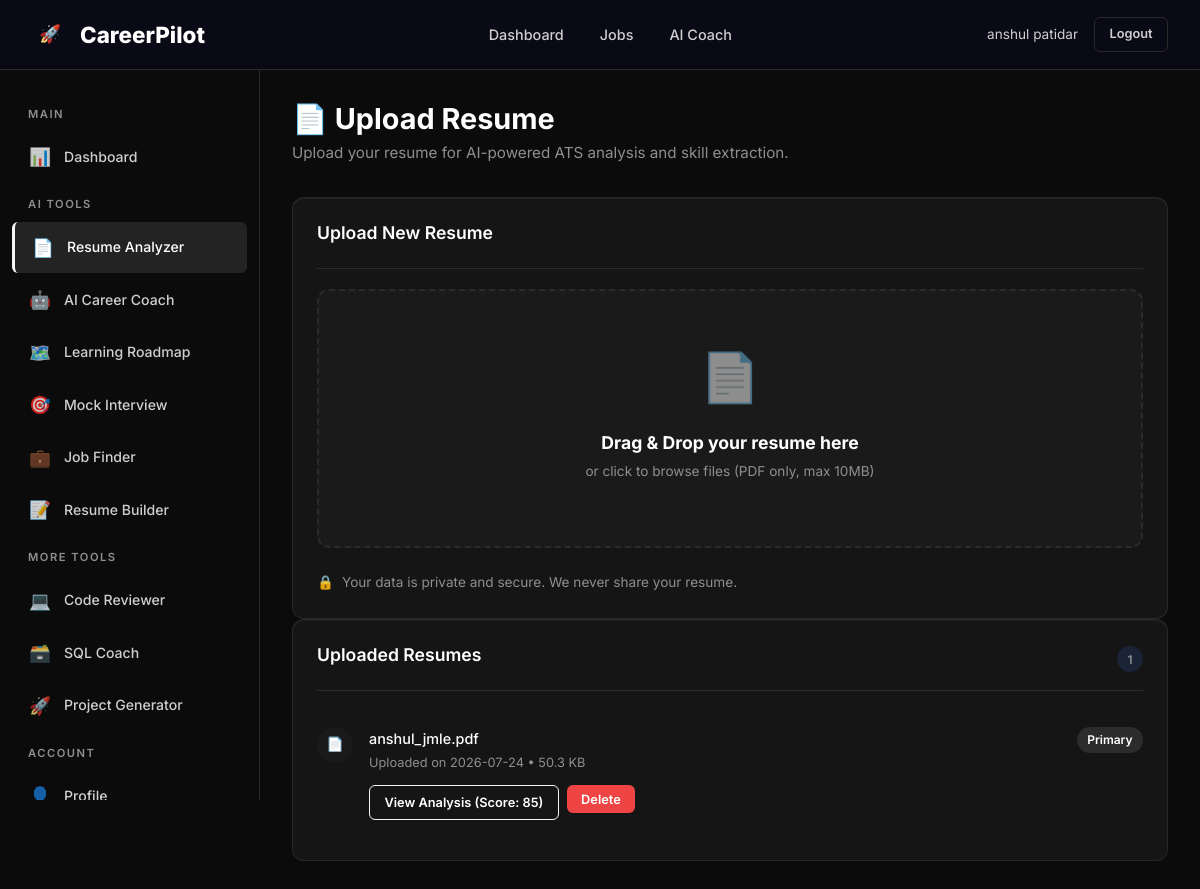
/resume/upload (signed in), run on an earlier commit of the app's database.
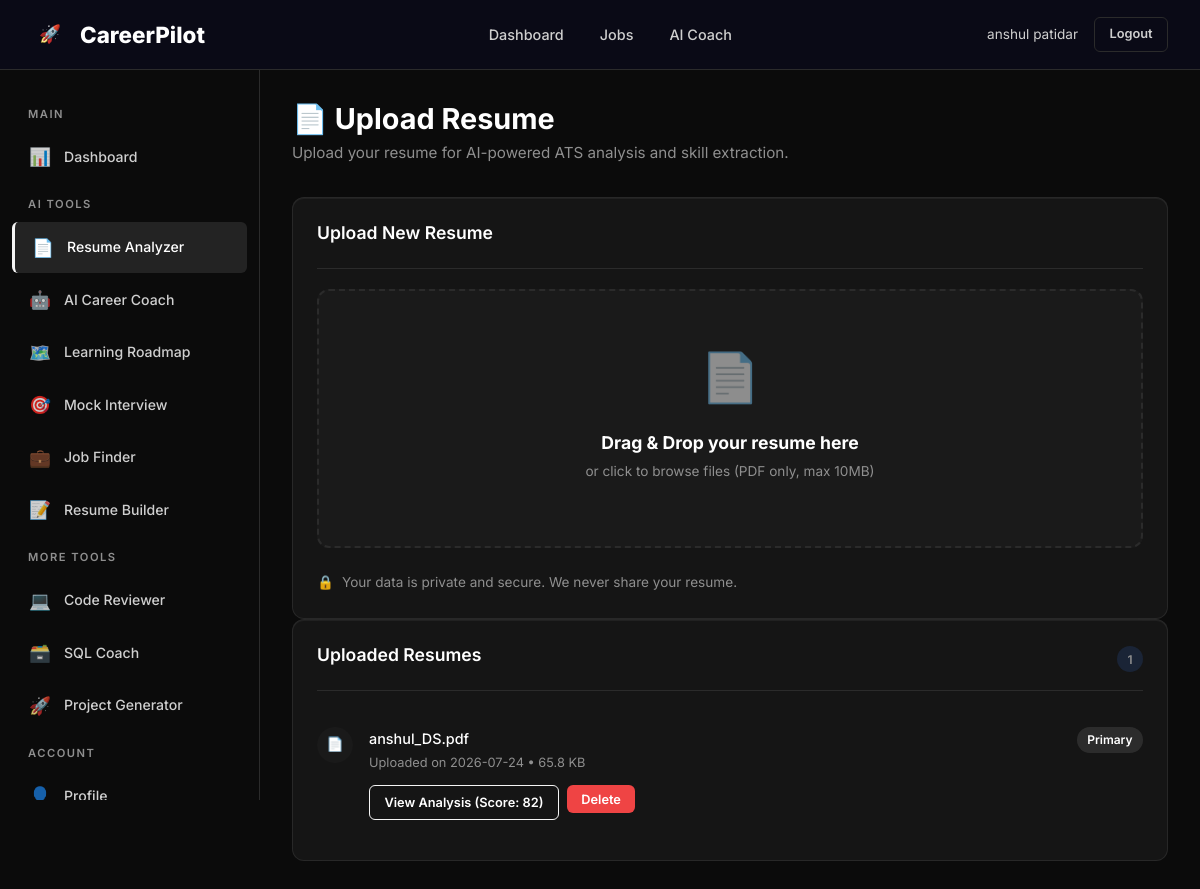
And on a later commit of the database.
### tables this page shows
CREATE TABLE resumes (
    id INTEGER PRIMARY KEY AUTOINCREMENT,
    user_id INTEGER NOT NULL,
    filename TEXT NOT NULL,
    original_name TEXT NOT NULL,
    file_size INTEGER DEFAULT 0,
    raw_text TEXT DEFAULT '',
    parsed_data TEXT DEFAULT '{}',
    is_primary INTEGER DEFAULT 0,
    uploaded_at TIMESTAMP DEFAULT CURRENT_TIMESTAMP,
    FOREIGN KEY (user_id) REFERENCES users(id) ON DELETE CASCADE
);

### backend/routes/resume.py (the view, shortened to what this page needs)
@resume_bp.route('/upload', methods=['GET', 'POST'])
@login_required
def upload():
    user_id = session['user_id']
    resumes = ResumeService.get_user_resumes(user_id)
    return render_template('resume/upload.html', resumes=resumes)

### backend/database/db.py (called while the page is built)
def get_db_path() -> str:
    base_dir = os.path.dirname(os.path.dirname(os.path.dirname(os.path.abspath(__file__))))
    return os.path.join(base_dir, DATABASE_PATH)

def get_connection(db_path: Optional[str] = None) -> sqlite3.Connection:
    path = db_path or get_db_path()
    conn = sqlite3.connect(path)
    conn.row_factory = sqlite3.Row
    conn.execute("PRAGMA foreign_keys = ON")
    conn.execute("PRAGMA journal_mode = WAL")
    return conn

@contextmanager
def get_db(db_path: Optional[str] = None):
    conn = get_connection(db_path)
    try:
        yield conn
        conn.commit()
    except Exception:
        conn.rollback()
        raise
    finally:
        conn.close()

def execute_query(query: str, params: tuple = (), db_path: Optional[str] = None) -> list[dict]:
    with get_db(db_path) as db:
        cursor = db.execute(query, params)
        rows = cursor.fetchall()
        return [dict(row) for row in rows]

def execute_one(query: str, params: tuple = (), db_path: Optional[str] = None) -> Optional[dict]:
    with get_db(db_path) as db:
        cursor = db.execute(query, params)
        row = cursor.fetchone()
        return dict(row) if row else None

### backend/models/project.py (called while the page is built)
    @staticmethod
    def get_by_resume(resume_id: int) -> Optional[dict]:
        return execute_one(
            """SELECT *, analyzed_at AS created_at FROM resume_analysis WHERE resume_id = ?
               ORDER BY analyzed_at DESC LIMIT 1""",
            (resume_id,)
        )

### backend/models/resume.py (called while the page is built)
    @staticmethod
    def get_by_user(user_id: int) -> list[dict]:
        return execute_query(
            "SELECT *, uploaded_at AS created_at FROM resumes WHERE user_id = ? ORDER BY uploaded_at DESC",
            (user_id,)
        )

### backend/services/resume_service.py (called while the page is built)
    @staticmethod
    def get_user_resumes(user_id: int) -> list[dict]:
        resumes = ResumeModel.get_by_user(user_id)
        for resume in resumes:
            analysis = ResumeAnalysisModel.get_by_resume(resume['id'])
            resume['has_analysis'] = analysis is not None
            resume['ats_score'] = analysis.get('ats_score', 0) if analysis else None
        return resumes

### templates/resume/upload.html (shortened to what this page needs)
{% extends "base.html" %}
{% block content %}
{% include "components/sidebar.html" %}
<main class="main-content">
    <div class="page-header reveal">
        <h1>📄 Upload Resume</h1>
        <p class="page-subtitle">Upload your resume for AI-powered ATS analysis and skill extraction.</p>
    </div>
    <div class="grid-2 reveal delay-1">
        <div class="card">
            <div class="card-header">
                <h3 class="card-title">Upload New Resume</h3>
            </div>
            <form id="uploadForm" action="{{ url_for('resume.upload') }}" method="POST" enctype="multipart/form-data">
                <div class="upload-zone" id="uploadZone">
                    <div class="upload-icon">📄</div>
                    <h3>Drag & Drop your resume here</h3>
                    <p>or click to browse files (PDF only, max 10MB)</p>
                </div>
            </form>
            <div style="margin-top: 1.5rem; display: flex; align-items: center; gap: 0.5rem; color: var(--text-tertiary); font-size: 0.85rem;">
                <span style="color: var(--primary-light);">🔒</span> Your data is private and secure. We never share your resume.
            </div>
        </div>
        <div class="card">
            <div class="card-header">
                <h3 class="card-title">Uploaded Resumes</h3>
                <span class="badge badge-info">{{ resumes|length }}</span>
            </div>
            {% if resumes %}
                <ul class="activity-list">
                    {% for resume in resumes %}
                    <li class="activity-item">
                        <div class="activity-icon" style="background: var(--bg-tertiary);">📄</div>
                        <div class="activity-content">
                            <div class="flex-between">
                                <div class="activity-title">{{ resume.original_name }}</div>
                                {% if resume.is_primary %}
                                    <span class="badge badge-primary">Primary</span>
                                {% endif %}
                            </div>
                            <div class="activity-desc">
                                Uploaded on {{ resume.uploaded_at.split(' ')[0] if resume.uploaded_at else 'Unknown' }} •
                                {{ (resume.file_size / 1024)|round(1) }} KB
                            </div>
                            <div style="margin-top: 0.75rem; display: flex; gap: 0.5rem;">
                                <a href="{{ url_for('resume.analyze', resume_id=resume.id) }}" class="btn btn-sm btn-outline">
                                    {% if resume.has_analysis %}
                                        View Analysis (Score: {{ resume.ats_score }})
                                    {% else %}
                                        Run AI Analysis
                                    {% endif %}
                                </a>
                                <form action="{{ url_for('resume.delete', resume_id=resume.id) }}" method="POST" style="display:inline;" onsubmit="return confirm('Are you sure you want to delete this resume?');">
                                    <button type="submit" class="btn btn-sm btn-danger">Delete</button>
                                </form>
                            </div>
                        </div>
                    </li>
                    {% endfor %}
                </ul>
            {% else %}
                <div class="empty-state">
                    <div class="empty-icon">📂</div>
                    <p>No resumes uploaded yet.</p>
                </div>
            {% endif %}
        </div>
    </div>
</main>
{% endblock %}

### templates/base.html (shortened to what this page needs)
<!DOCTYPE html>
<html lang="en">
<head>
    <link href="https://unpkg.com/aos@2.3.1/dist/aos.css" rel="stylesheet">
    <link rel="stylesheet" href="{{ url_for('static', filename='css/main.css') }}">
    <link rel="stylesheet" href="{{ url_for('static', filename='css/components.css') }}">
    <link rel="stylesheet" href="{{ url_for('static', filename='css/dashboard.css') }}">
    <link rel="stylesheet" href="{{ url_for('static', filename='css/pages.css') }}">
    <link rel="stylesheet" href="{{ url_for('static', filename='css/animations.css') }}">
</head>
<body>
    {% block body %}
    {% block navbar %}
    <nav class="navbar" id="mainNavbar">
        <a href="{{ url_for('home') }}" class="navbar-brand">
            <div class="brand-icon">🚀</div>
            <span>CareerPilot <span class="text-gradient">AI</span></span>
        </a>
        {% if not current_user.is_authenticated %}
        <ul class="navbar-nav">
            <li><a href="{{ url_for('home') }}#features" class="nav-link">Features</a></li>
            <li><a href="{{ url_for('home') }}#showcase" class="nav-link">AI Showcase</a></li>
            <li><a href="{{ url_for('home') }}#testimonials" class="nav-link">Testimonials</a></li>
        </ul>
        <div class="navbar-actions">
            <a href="{{ url_for('auth.login') }}" class="btn btn-ghost">Log In</a>
            <a href="{{ url_for('auth.register') }}" class="btn btn-primary">Get Started</a>
        </div>
        {% else %}
        <ul class="navbar-nav">
            <li><a href="{{ url_for('dashboard.index') }}" class="nav-link">Dashboard</a></li>
            <li><a href="{{ url_for('jobs.index') }}" class="nav-link">Jobs</a></li>
            <li><a href="{{ url_for('chat.index') }}" class="nav-link">AI Coach</a></li>
        </ul>
        <div class="navbar-actions">
            <span style="color: var(--text-secondary); font-size: 0.85rem;">{{ current_user.full_name }}</span>
            <a href="{{ url_for('auth.logout') }}" class="btn btn-ghost btn-sm">Logout</a>
        </div>
        {% endif %}
    </nav>
    {% endblock %}
    {% block content %}{% endblock %}
    {% endblock %}
</body>
</html>

### templates/components/sidebar.html (shortened to what this page needs)
<aside class="sidebar" id="sidebar">
    <ul class="sidebar-nav">
        <li class="nav-label">Main</li>
        <li class="nav-item">
            <a href="{{ url_for('dashboard.index') }}" class="nav-link {% if request.path == '/dashboard' %}active{% endif %}">
                <span class="nav-icon">📊</span> Dashboard
            </a>
        </li>
        <li class="nav-label">AI Tools</li>
        <li class="nav-item">
            <a href="{{ url_for('resume.upload') }}" class="nav-link {% if '/resume' in request.path %}active{% endif %}">
                <span class="nav-icon">📄</span> Resume Analyzer
            </a>
        </li>
        <li class="nav-item">
            <a href="{{ url_for('chat.index') }}" class="nav-link {% if '/chat' in request.path %}active{% endif %}">
                <span class="nav-icon">🤖</span> AI Career Coach
            </a>
        </li>
        <li class="nav-item">
            <a href="{{ url_for('learning.index') }}" class="nav-link {% if '/learning' in request.path %}active{% endif %}">
                <span class="nav-icon">🗺️</span> Learning Roadmap
            </a>
        </li>
        <li class="nav-item">
            <a href="{{ url_for('interview.index') }}" class="nav-link {% if '/interview' in request.path %}active{% endif %}">
                <span class="nav-icon">🎯</span> Mock Interview
            </a>
        </li>
        <li class="nav-item">
            <a href="{{ url_for('jobs.index') }}" class="nav-link {% if request.path == '/jobs/' or request.path == '/jobs' %}active{% endif %}">
                <span class="nav-icon">💼</span> Job Finder
            </a>
        </li>
        <li class="nav-item">
            <a href="{{ url_for('resume.builder') }}" class="nav-link {% if '/resume/builder' in request.path %}active{% endif %}">
                <span class="nav-icon">📝</span> Resume Builder
            </a>
        </li>
        <li class="nav-label">More Tools</li>
        <li class="nav-item">
            <a href="{{ url_for('code.code_review') }}" class="nav-link {% if '/code-review' in request.path %}active{% endif %}">
                <span class="nav-icon">💻</span> Code Reviewer
            </a>
        </li>
        <li class="nav-item">
            <a href="{{ url_for('code.sql_coach') }}" class="nav-link {% if '/sql-coach' in request.path %}active{% endif %}">
                <span class="nav-icon">🗃️</span> SQL Coach
            </a>
        </li>
        <li class="nav-item">
            <a href="{{ url_for('projects.index') }}" class="nav-link {% if '/projects' in request.path %}active{% endif %}">
                <span class="nav-icon">🚀</span> Project Generator
            </a>
        </li>
        <li class="nav-label">Account</li>
        <li class="nav-item">
            <a href="{{ url_for('profile.index') }}" class="nav-link {% if request.path == '/profile/' %}active{% endif %}">
                <span class="nav-icon">👤</span> Profile
            </a>
        </li>
    </ul>
</aside>

### static/css/components.css (style rules this page uses)
.btn { display: inline-flex; align-items: center; justify-content: center; gap: 0.5rem; padding: 0.65rem 1.5rem; font-family: var(--font-primary); font-size: 0.9rem; font-weight: 600; border: none; border-radius: var(--radius-sm); cursor: pointer; transition: all var(--transition-fast); text-decoration: none; white-space: nowrap; }
.btn-outline { background: transparent; color: var(--primary-light); border: 1.5px solid var(--primary); }
.btn-ghost { background: transparent; color: var(--text-secondary); border: 1px solid var(--border); }
.btn-danger { background: var(--danger); color: white; }
.btn-sm { padding: 0.4rem 0.9rem; font-size: 0.8rem; }
.card { background: var(--glass-bg); backdrop-filter: var(--glass-blur); -webkit-backdrop-filter: var(--glass-blur); border: 1px solid var(--glass-border); border-radius: var(--radius-lg); padding: 1.5rem; box-shadow: var(--shadow-card); transition: all var(--transition-normal); }
.card-header { display: flex; align-items: center; justify-content: space-between; margin-bottom: 1.25rem; padding-bottom: 1rem; border-bottom: 1px solid var(--border); }
.card-title { font-size: 1.1rem; font-weight: 600; color: var(--text-primary); }
.badge { display: inline-flex; align-items: center; padding: 0.2rem 0.65rem; font-size: 0.75rem; font-weight: 600; border-radius: 20px; gap: 0.3rem; }
.badge-primary { background: var(--primary-glow); color: var(--primary-light); }
.badge-info { background: rgba(59, 130, 246, 0.15); color: var(--info); }

### static/css/dashboard.css (style rules this page uses)
.activity-list { list-style: none; }
.activity-item { display: flex; align-items: flex-start; gap: 1rem; padding: 1rem 0; border-bottom: 1px solid var(--border); }
.activity-item:last-child { border-bottom: none; }
.activity-icon { width: 36px; height: 36px; border-radius: var(--radius-full); display: flex; align-items: center; justify-content: center; font-size: 0.85rem; flex-shrink: 0; }
.activity-content { flex: 1; }
.activity-content .activity-title { font-size: 0.9rem; font-weight: 500; color: var(--text-primary); margin-bottom: 0.15rem; }
.activity-content .activity-desc { font-size: 0.8rem; color: var(--text-tertiary); }

### static/css/pages.css (style rules this page uses)
.upload-zone { border: 2px dashed var(--border); border-radius: var(--radius-lg); padding: 3rem 2rem; text-align: center; cursor: pointer; transition: all var(--transition-normal); background: var(--bg-card); }
.upload-zone .upload-icon { font-size: 3rem; margin-bottom: 1rem; opacity: 0.5; }
.upload-zone h3 { font-size: 1.1rem; margin-bottom: 0.5rem; }
.upload-zone p { font-size: 0.85rem; color: var(--text-tertiary); }

### static/css/animations.css (style rules this page uses)
.reveal { opacity: 0; transform: translateY(30px); transition: all 0.6s ease; }
.reveal.visible { opacity: 1; transform: translateY(0); }
.delay-1 { transition-delay: 0.1s !important; }

What changed in the data, as far as the page shows it:
removed resumes: original_name "anshul_jmle.pdf", is_primary "Primary", uploaded_at "2026-07-24", (resume.file_size/1024)|round(1) "50.3", ats_score "85"
added resumes: original_name "anshul_DS.pdf", is_primary "Primary", uploaded_at "2026-07-24", (resume.file_size/1024)|round(1) "65.8", ats_score "82"
